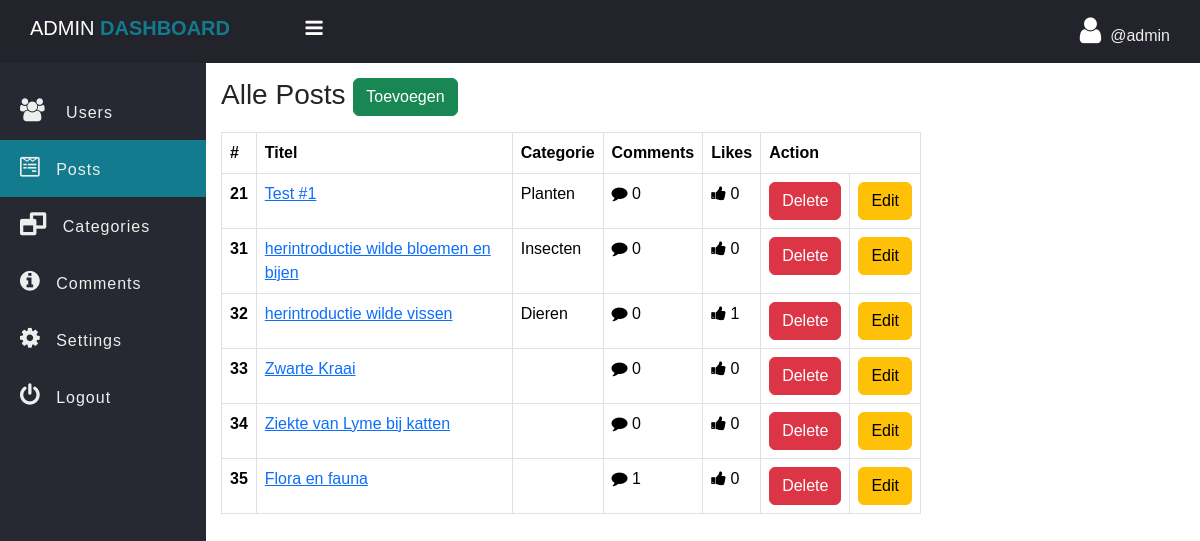
The page /admin/post.php (signed in) on the database its author committed.
### tables this page shows
CREATE TABLE `post` (
  `post_id` int(11) NOT NULL,
  `post_title` varchar(127) NOT NULL,
  `post_text` text NOT NULL,
  `category` int(11) NOT NULL,
  `publish` int(2) NOT NULL DEFAULT 1,
  `cover_url` varchar(255) NOT NULL DEFAULT 'default.jpg',
  `crated_at` datetime NOT NULL DEFAULT current_timestamp()
);

CREATE TABLE `category` (
  `id` int(11) NOT NULL,
  `category` varchar(127) NOT NULL
);

### admin/data/post.php (called while the page is built, shortened)
<?php
function getAll($conn) {
    $sql = "SELECT * FROM post";
    $stmt = $conn->prepare($sql);
    $stmt->execute();
    if ($stmt->rowCount() >= 1) {
        $data = $stmt->fetchAll();
        return $data;
    } else {
        return 0;
    }
}
function getCategoryById($conn, $id) {
    $sql = "SELECT * FROM category WHERE id=?";
    $stmt = $conn->prepare($sql);
    $stmt->execute([$id]);
    if ($stmt->rowCount() >= 1) {
        $data = $stmt->fetch();
        return $data;
    } else {
        return 0;
    }
}

### admin/data/comment.php (called while the page is built, shortened)
<?php
function CountByPostID($conn, $id){
   $sql = "SELECT * FROM comment WHERE post_id=?";
   $stmt = $conn->prepare($sql);
   $stmt->execute([$id]);
   return $stmt->rowCount();
}
function likeCountByPostID($conn, $id){
   $sql = "SELECT * FROM post_like WHERE post_id=?";
   $stmt = $conn->prepare($sql);
   $stmt->execute([$id]);
   return $stmt->rowCount();
}

### admin/post.php (the view, shortened to what this page needs)
<?php
if (isset($_SESSION['admin_id']) && isset($_SESSION['username'])) {
 ?>
<!DOCTYPE html>
<html>
<head>
	<link rel="stylesheet" href="https://stackpath.bootstrapcdn.com/font-awesome/4.7.0/css/font-awesome.min.css">
    <link href="https://cdn.jsdelivr.net/npm/bootstrap@5.3.3/dist/css/bootstrap.min.css" rel="stylesheet">
	<link rel="stylesheet" href="../css/side-bar.css">
	<link rel="stylesheet" href="../css/style.css">
</head>
<body>
	<?php
        include "inc/side-nav.php";
		include_once("data/post.php");
		include_once("data/comment.php");
		include_once("../db_conn.php");
		$posts = getAll($conn);
    ?>
    <div class="main-table">
		<h3 class="mb-3">Alle Posts
			<a href="post-add.php" class="btn btn-success">Toevoegen</a></h3>
		<?php if ($posts != 0) { ?>
		<table class="table t1 table-bordered">
			<thead>
				<tr>
					<th scope="col">#</th>
					<th scope="col">Titel</th>
					<th scope="col">Categorie</th>
					<th scope="col">Comments</th>
					<th scope="col">Likes</th>
					<th scope="col" colspan="2">Action</th>
				</tr>
			</thead>
			<tbody>
				<?php foreach ($posts as $post) {
				$category = getCategoryById($conn, $post['category']);
				?>
				<tr>
					<th scope="row"><?=$post['post_id'] ?></th>
					<td><a href="single_post.php?post_id=<?=$post['post_id'] ?>"><?=$post['post_title'] ?></a></td>
					<td>
						<?=$category['category']?>
					</td>
					<td><i class="fa fa-comment" aria-hidden="true"></i>
					<?php
						echo CountByPostID($conn, $post['post_id']);
					?>
					</td>
					<td><i class="fa fa-thumbs-up" aria-hidden="true"></i>
					<?php
						echo likeCountByPostID($conn, $post['post_id']);
					?>
					</td>
					<td>
						<a href="post-delete.php?post_id=<?=$post['post_id'] ?>" class="btn btn-danger">Delete</a>
					</td>
					<td>
                        <a href="post-edit.php?post_id=<?=$post['post_id'] ?>" class="btn btn-warning">Edit</a>
					</td>
				</tr>
				<?php } ?>
			</tbody>
		</table>
		<?php }else{ ?>
			<div class="alert alert-warning">
				Leeg!
			</div>
		<?php } ?>
	</div>
	</section>
	</div>
</body>
</html>
<?php }else {
	header("Location: ../admin-login.php");
	exit;
} ?>

### css/side-bar.css (style rules this page uses)
* { padding: 0; margin: 0; box-sizing: border-box; font-family: arial, sans-serif; }

### css/style.css (style rules this page uses)
body { overflow-y: scroll; }
.main-table .t1 { width: 90%; max-width: 700px; }

### rows shown on the page
post: post_id "21", post_title "Test #1", category.category "Planten", post_id "0"
post: post_id "31", post_title "herintroductie wilde bloemen en bijen", category.category "Insecten", post_id "0"
post: post_id "32", post_title "herintroductie wilde vissen", category.category "Dieren", post_id "0", post_id "1"
post: post_id "33", post_title "Zwarte Kraai", post_id "0"
post: post_id "34", post_title "Ziekte van Lyme bij katten", post_id "0"
post: post_id "35", post_title "Flora en fauna", post_id "1", post_id "0"

### other values the page prints
$_SESSION['username'] "admin"
